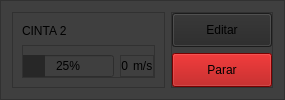
                        <widget class="QFrame" name="f_cinta_1_c_6">
                         <property name="styleSheet">
                          <string notr="true">background-color: rgb(63, 63, 63);</string>
                         </property>
                         <property name="frameShape">
                          <enum>QFrame::StyledPanel</enum>
                         </property>
                         <property name="frameShadow">
                          <enum>QFrame::Raised</enum>
                         </property>
                         <layout class="QHBoxLayout" name="horizontalLayout_21" stretch="3,1">
                          <item>
                           <widget class="QFrame" name="frame_27">
                            <property name="frameShape">
                             <enum>QFrame::StyledPanel</enum>
                            </property>
                            <property name="frameShadow">
                             <enum>QFrame::Raised</enum>
                            </property>
                            <layout class="QVBoxLayout" name="verticalLayout_17" stretch="1,1">
                             <item>
                              <widget class="QLabel" name="l_nombre_cinta_1_c_6">
                               <property name="text">
                                <string>CINTA 2</string>
                               </property>
                              </widget>
                             </item>
                             <item>
                              <widget class="QFrame" name="frame_28">
                               <property name="sizePolicy">
                                <sizepolicy hsizetype="Minimum" vsizetype="Fixed">
                                 <horstretch>0</horstretch>
                                 <verstretch>0</verstretch>
                                </sizepolicy>
                               </property>
                               <property name="frameShape">
                                <enum>QFrame::StyledPanel</enum>
                               </property>
                               <property name="frameShadow">
                                <enum>QFrame::Raised</enum>
                               </property>
                               <layout class="QHBoxLayout" name="horizontalLayout_22" stretch="3,1">
                                <property name="leftMargin">
                                 <number>0</number>
                                </property>
                                <property name="rightMargin">
                                 <number>0</number>
                                </property>
                                <property name="bottomMargin">
                                 <number>0</number>
                                </property>
                                <item>
                                 <widget class="QProgressBar" name="pb_cinta_1_c_6">
                                  <property name="styleSheet">
                                   <string notr="true">QProgressBar::chunk {
    
	background-color: rgb(39, 39, 39);
}</string>
                                  </property>
                                  <property name="value">
                                   <number>25</number>
                                  </property>
                                  <property name="alignment">
                                   <set>Qt::AlignCenter</set>
                                  </property>
                                  <property name="textVisible">
                                   <bool>true</bool>
                                  </property>
                                 </widget>
                                </item>
                                <item>
                                 <widget class="QFrame" name="frame_29">
                                  <property name="frameShape">
                                   <enum>QFrame::StyledPanel</enum>
                                  </property>
                                  <property name="frameShadow">
                                   <enum>QFrame::Raised</enum>
                                  </property>
                                  <layout class="QHBoxLayout" name="horizontalLayout_23" stretch="3,1">
                                   <property name="spacing">
                                    <number>5</number>
                                   </property>
                                   <property name="leftMargin">
                                    <number>0</number>
                                   </property>
                                   <property name="topMargin">
                                    <number>0</number>
                                   </property>
                                   <property name="rightMargin">
                                    <number>0</number>
                                   </property>
                                   <property name="bottomMargin">
                                    <number>0</number>
                                   </property>
                                   <item>
                                    <widget class="QLabel" name="l_vel_cinta_1_c_6">
                                     <property name="sizePolicy">
                                      <sizepolicy hsizetype="Minimum" vsizetype="Minimum">
                                       <horstretch>0</horstretch>
                                       <verstretch>0</verstretch>
                                      </sizepolicy>
                                     </property>
                                     <property name="text">
                                      <string>0</string>
                                     </property>
                                     <property name="alignment">
                                      <set>Qt::AlignRight|Qt::AlignTrailing|Qt::AlignVCenter</set>
                                     </property>
                                    </widget>
                                   </item>
                                   <item>
                                    <widget class="QLabel" name="label_10">
                                     <property name="text">
                                      <string>m/s</string>
                                     </property>
                                    </widget>
                                   </item>
                                  </layout>
                                 </widget>
                                </item>
                               </layout>
                              </widget>
                             </item>
                            </layout>
                           </widget>
                          </item>
                          <item>
                           <widget class="QFrame" name="frame_30">
                            <property name="frameShape">
                             <enum>QFrame::StyledPanel</enum>
                            </property>
                            <property name="frameShadow">
                             <enum>QFrame::Raised</enum>
                            </property>
                            <layout class="QVBoxLayout" name="verticalLayout_18" stretch="1,1">
                             <property name="leftMargin">
                              <number>0</number>
                             </property>
                             <property name="topMargin">
                              <number>0</number>
                             </property>
                             <property name="rightMargin">
                              <number>0</number>
                             </property>
                             <property name="bottomMargin">
                              <number>0</number>
                             </property>
                             <item>
                              <widget class="QPushButton" name="btn_editar_cinta_1_c_6">
                               <property name="sizePolicy">
                                <sizepolicy hsizetype="Minimum" vsizetype="Minimum">
                                 <horstretch>0</horstretch>
                                 <verstretch>0</verstretch>
                                </sizepolicy>
                               </property>
                               <property name="minimumSize">
                                <size>
                                 <width>100</width>
                                 <height>0</height>
                                </size>
                               </property>
                               <property name="styleSheet">
                                <string notr="true">QPushButton {
	background-color: rgb(39, 39, 39);
}

QPushButton:hover {
	background-color: rgb(99, 99, 99);
}</string>
                               </property>
                               <property name="text">
                                <string>Editar</string>
                               </property>
                              </widget>
                             </item>
                             <item>
                              <widget class="QPushButton" name="pushButton_8">
                               <property name="sizePolicy">
                                <sizepolicy hsizetype="Minimum" vsizetype="Minimum">
                                 <horstretch>0</horstretch>
                                 <verstretch>0</verstretch>
                                </sizepolicy>
                               </property>
                               <property name="minimumSize">
                                <size>
                                 <width>100</width>
                                 <height>0</height>
                                </size>
                               </property>
                               <property name="styleSheet">
                                <string notr="true">QPushButton {
	background-color: rgb(170, 0, 0);
}

QPushButton:hover {
	background-color: rgb(99, 99, 99);
}</string>
                               </property>
                               <property name="text">
                                <string>Parar</string>
                               </property>
                              </widget>
                             </item>
                            </layout>
                           </widget>
                          </item>
                         </layout>
                        </widget>
